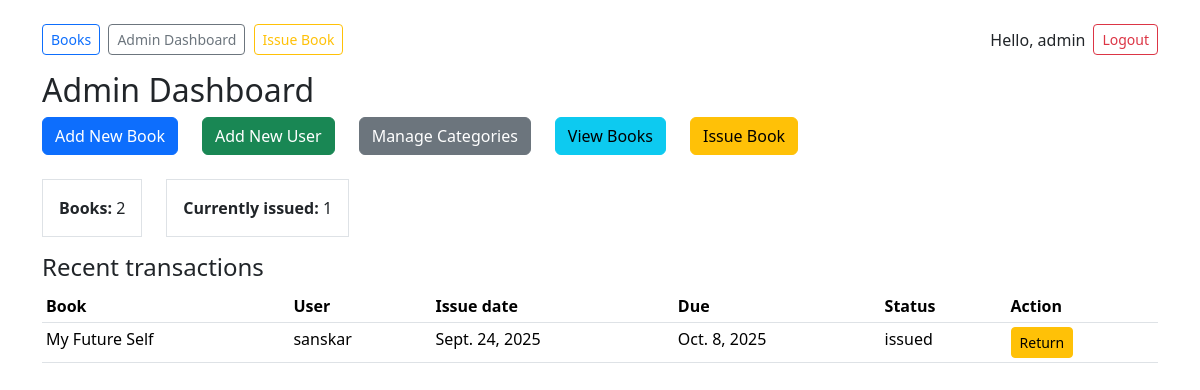
Page /admin-home/ (signed in) on the committed database.
### library/models.py (models this page shows, shortened)
class Transaction(models.Model):
    STATUS_CHOICES = [('issued', 'Issued'), ('returned', 'Returned')]
    user = models.ForeignKey(User, on_delete=models.CASCADE)
    book = models.ForeignKey(Book, on_delete=models.CASCADE)
    issue_date = models.DateField(default=date.today)
    due_date = models.DateField()
    return_date = models.DateField(null=True, blank=True)
    fine = models.DecimalField(max_digits=8, decimal_places=2, default=Decimal('0.00'))
    fine_paid = models.BooleanField(default=False)
    status = models.CharField(max_length=10, choices=STATUS_CHOICES, default='issued')

class Book(models.Model):
    code_no = models.CharField(max_length=50, unique=True)
    title = models.CharField(max_length=255)
    author = models.CharField(max_length=255, blank=True)
    category = models.ForeignKey(Category, on_delete=models.SET_NULL, null=True, blank=True)
    isbn = models.CharField(max_length=40, blank=True)
    total_copies = models.PositiveIntegerField(default=1)
    available_copies = models.PositiveIntegerField(default=1)
    added_on = models.DateField(auto_now_add=True)

### library/views.py (the view)
# urls.py: path('admin-home/', views.admin_home, name='admin_home'),
@login_required
def admin_home(request):
    if not request.user.is_staff:
        return redirect('user_home')
    books_count = Book.objects.count()
    issued_count = Transaction.objects.filter(status='issued', user__is_staff=False).count()
    recent_tx = Transaction.objects.filter(user__is_staff=False).order_by('-issue_date')[:8]
    return render(request, 'library/admin_home.html', {
        'books_count': books_count,
        'issued_count': issued_count,
        'recent_tx': recent_tx,
    })

### library/templates/library/admin_home.html (shortened to what this page needs)
{% extends "library/base.html" %}
{% block content %}
<h2>Admin Dashboard</h2>
<div class="row mb-4">
  <div class="col-auto">
    <a href="{% url 'add_book' %}" class="btn btn-primary">
      Add New Book
    </a>
  </div>
  <div class="col-auto">
    <a href="{% url 'add_user' %}" class="btn btn-success">
      Add New User
    </a>
  </div>
  <div class="col-auto">
    <a href="{% url 'manage_categories' %}" class="btn btn-secondary">
      Manage Categories
    </a>
  </div>
  <div class="col-auto">
    <a href="{% url 'book_availability' %}" class="btn btn-info">
      View Books
    </a>
  </div>
  <div class="col-auto">
    <a href="{% url 'issue_book' %}" class="btn btn-warning">
      Issue Book
    </a>
  </div>
</div>
<div class="row mb-3">
  <div class="col-auto">
    <div class="border p-3">
      <strong>Books:</strong> {{ books_count }}
    </div>
  </div>
  <div class="col-auto">
    <div class="border p-3">
      <strong>Currently issued:</strong> {{ issued_count }}
    </div>
  </div>
</div>
<h4>Recent transactions</h4>
<table class="table table-sm">
  <thead><tr><th>Book</th><th>User</th><th>Issue date</th><th>Due</th><th>Status</th><th>Action</th></tr></thead>
  <tbody>
    {% for t in recent_tx %}
      <tr>
        <td>{{ t.book.title }}</td>
        <td>{{ t.user.username }}</td>
        <td>{{ t.issue_date }}</td>
        <td>{{ t.due_date }}</td>
        <td>{{ t.status }}</td>
        <td>
          {% if t.status == 'issued' %}
            <a class="btn btn-sm btn-warning" href="{% url 'return_book' t.id %}">Return</a>
          {% endif %}
        </td>
      </tr>
    {% empty %}
      <tr><td colspan="6">No transactions yet.</td></tr>
    {% endfor %}
  </tbody>
</table>
{% endblock %}

### library/templates/library/base.html (shortened to what this page needs)
<!doctype html>
<html>
<head>
  <link href="https://cdn.jsdelivr.net/npm/bootstrap@5.3.2/dist/css/bootstrap.min.css" rel="stylesheet">
</head>
<body class="container py-4">
  <nav class="mb-3 d-flex align-items-center">
    <div>
      <a class="btn btn-sm btn-outline-primary me-1" href="{% url 'book_availability' %}">Books</a>
      {% if user.is_staff %}
        <a class="btn btn-sm btn-outline-secondary me-1" href="{% url 'admin_home' %}">Admin Dashboard</a>
        <a class="btn btn-sm btn-outline-warning me-1" href="{% url 'issue_book' %}">Issue Book</a>
      {% else %}
        <a class="btn btn-sm btn-outline-success me-1" href="{% url 'user_home' %}">My Account</a>
        <a class="btn btn-sm btn-outline-warning me-1" href="{% url 'issue_book' %}">Issue Book</a>
      {% endif %}
    </div>
    <div class="ms-auto d-flex align-items-center">
      {% if user.is_authenticated %}
        <span class="me-2">Hello, {{ user.username }}</span>
        <form method="post" action="{% url 'logout' %}" style="display:inline;">
          <button type="submit" class="btn btn-sm btn-outline-danger">Logout</button>
        </form>
      {% else %}
        <a class="btn btn-sm btn-outline-primary" href="{% url 'login' %}">Login</a>
      {% endif %}
    </div>
  </nav>
  {% block content %}{% endblock %}
</body>
</html>

### rows in the picture
Transaction: book "My Future Self", user.username "sanskar", issue_date "Sept. 24, 2025", due_date "Oct. 8, 2025", status "issued", shows "Return"

### other values in the picture
{{ user.username }} "admin"
{{ books_count }} "2"
{{ issued_count }} "1"
